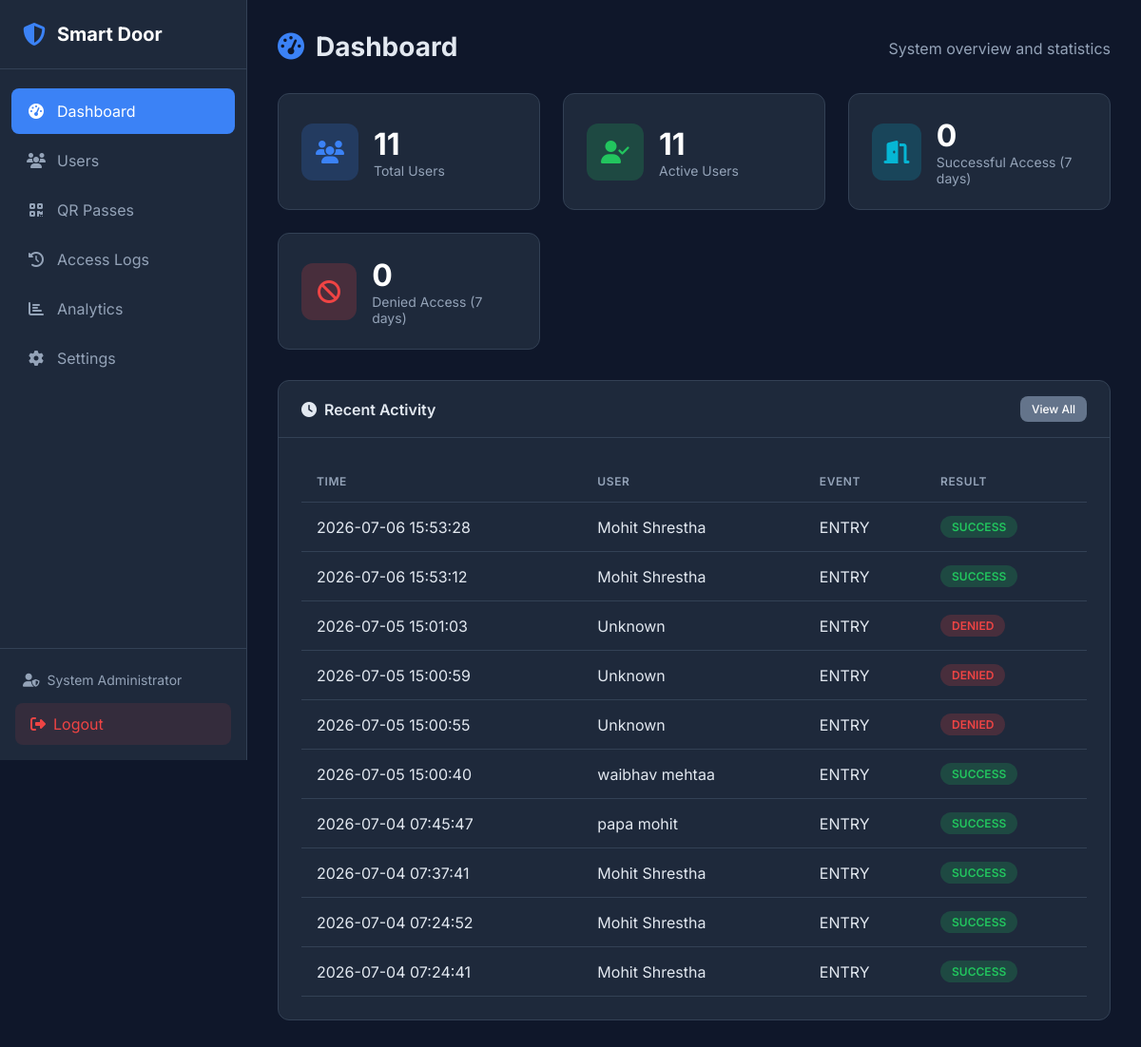
The page /dashboard (signed in) on the database as committed earlier.
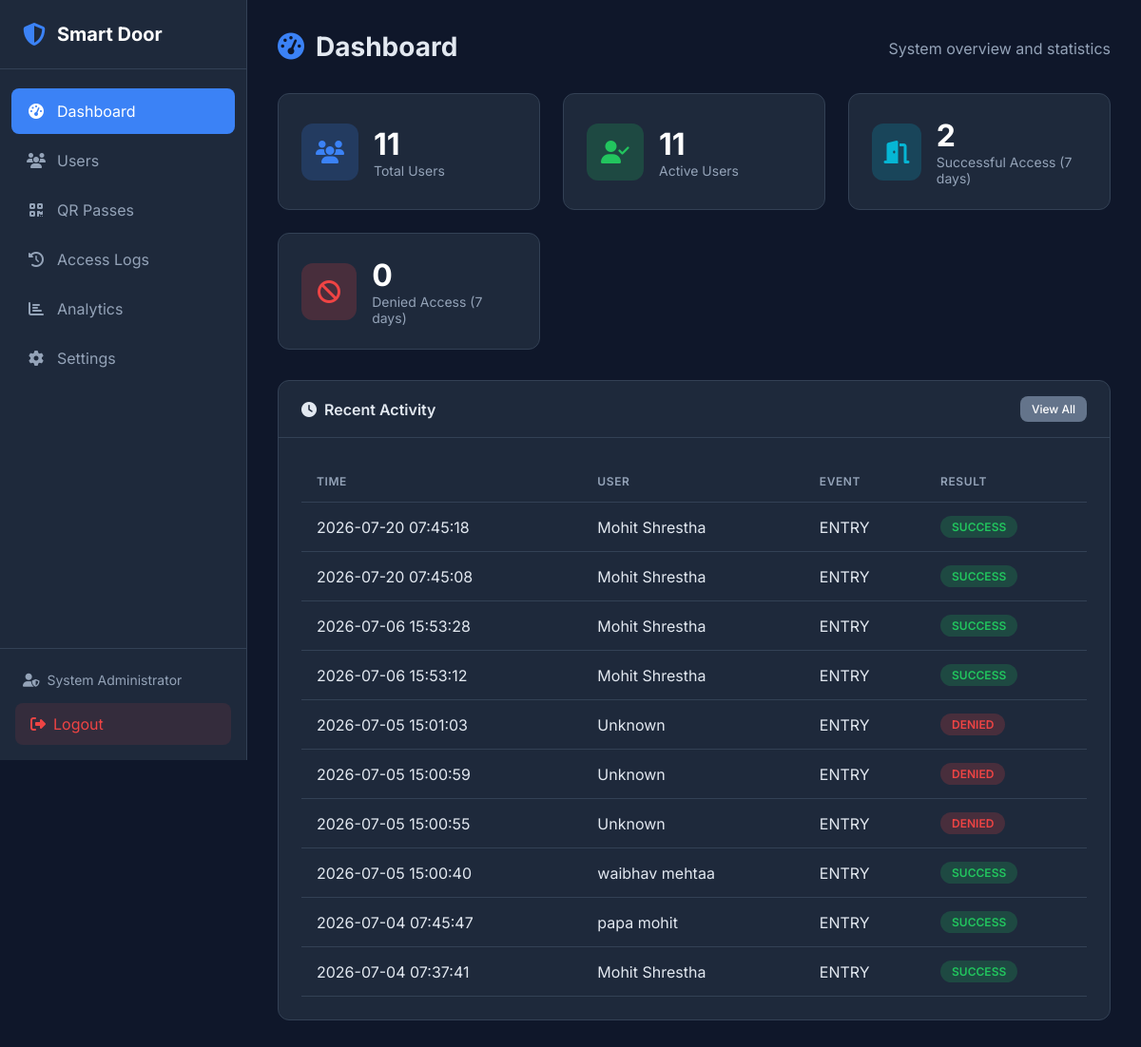
The same page on the database as committed later.
### tables this page shows
CREATE TABLE admin (
    id INTEGER PRIMARY KEY AUTOINCREMENT,
    username VARCHAR(50) UNIQUE NOT NULL,
    password_hash VARCHAR(255) NOT NULL,
    email VARCHAR(100) UNIQUE NOT NULL,
    full_name VARCHAR(100) NOT NULL,
    is_active BOOLEAN DEFAULT 1,
    login_attempts INTEGER DEFAULT 0,
    locked_until DATETIME NULL,
    created_at DATETIME DEFAULT CURRENT_TIMESTAMP,
    updated_at DATETIME DEFAULT CURRENT_TIMESTAMP,
    last_login DATETIME NULL
);

CREATE TABLE access_logs (
    id INTEGER PRIMARY KEY AUTOINCREMENT,
    user_id INTEGER,  -- NULL if unknown person
    employee_id VARCHAR(50),  -- Stored separately for historical reference
    user_name VARCHAR(100),  -- Stored separately for historical reference
    event_type VARCHAR(10) NOT NULL CHECK(event_type IN ('ENTRY', 'EXIT')),
    access_date DATE NOT NULL,
    access_time TIME NOT NULL,
    result VARCHAR(20) NOT NULL CHECK(result IN ('SUCCESS', 'FAILED', 'DENIED')),
    face_match BOOLEAN DEFAULT 0,
    fingerprint_match BOOLEAN DEFAULT 0,
    failure_reason VARCHAR(255),
    confidence_score FLOAT,
    ip_address VARCHAR(45),
    created_at DATETIME DEFAULT CURRENT_TIMESTAMP, qr_token VARCHAR(255) NULL, door VARCHAR(100) DEFAULT 'Main Entrance', camera VARCHAR(100) NULL, reason VARCHAR(255) NULL,
    FOREIGN KEY (user_id) REFERENCES users(id) ON DELETE SET NULL
);

### web/app.py (the view)
@app.route('/dashboard')
@login_required
def dashboard():
    stats = access_log_repo.get_stats(days=7)
    recent_logs = access_log_repo.get_recent_logs(limit=10)
    total_users = len(user_repo.get_all())
    active_users = len(user_repo.get_all(active_only=True))
    return render_template('dashboard.html',
                          stats=stats,
                          recent_logs=recent_logs,
                          total_users=total_users,
                          active_users=active_users)

### database/db_manager.py (called while the page is built, shortened)
    def _get_connection(self) -> sqlite3.Connection:
        return self._local.connection

    def execute(self, query: str, params: tuple = ()) -> sqlite3.Cursor:
        conn = self._get_connection()
        cursor = conn.cursor()
        cursor.execute(query, params)
        return cursor

    def get_by_id(self, admin_id: int) -> Optional[Dict]:
        cursor = self.db.execute(
            "SELECT * FROM admin WHERE id = ?",
            (admin_id,)
        )
        row = cursor.fetchone()
        return dict(row) if row else None

    def get_all(self, active_only: bool = False) -> List[Dict]:
        query = "SELECT * FROM users"
        if active_only:
            query += " WHERE is_active = 1"
        query += " ORDER BY first_name, last_name"
        cursor = self.db.execute(query)
        return [dict(row) for row in cursor.fetchall()]

    def get_recent_logs(self, limit: int = 50) -> List[Dict]:
        cursor = self.db.execute(
            """SELECT * FROM access_logs
               ORDER BY created_at DESC LIMIT ?""",
            (limit,)
        )
        return [dict(row) for row in cursor.fetchall()]

    def get_stats(self, days: int = 7) -> Dict:
        cursor = self.db.execute(
            """SELECT
                COUNT(*) as total,
                SUM(CASE WHEN result = 'SUCCESS' THEN 1 ELSE 0 END) as successful,
                SUM(CASE WHEN result = 'FAILED' THEN 1 ELSE 0 END) as failed,
                SUM(CASE WHEN result = 'DENIED' THEN 1 ELSE 0 END) as denied
               FROM access_logs
               WHERE access_date >= date('now', ?)""",
            (f'-{days} days',)
        )
        row = cursor.fetchone()
        return dict(row) if row else {'total': 0, 'successful': 0, 'failed': 0, 'denied': 0}

### web/app.py (called while the page is built)
def login_required(f):
    @wraps(f)
    def decorated_function(*args, **kwargs):
        if 'admin_id' not in session:
            flash('Please log in to access this page.', 'warning')
            return redirect(url_for('login'))
        admin = admin_repo.get_by_id(session['admin_id'])
        if not admin or not admin.get('is_active', False):
            session.clear()
            flash('Your session has expired.', 'warning')
            return redirect(url_for('login'))
        g.admin = admin
        return f(*args, **kwargs)
    return decorated_function

### web/templates/dashboard.html (shortened to what this page needs)
{% extends "base.html" %}
{% block content %}
<div class="page-header">
    <h1><i class="fas fa-tachometer-alt"></i> Dashboard</h1>
    <p>System overview and statistics</p>
</div>
<div class="stats-grid">
    <div class="stat-card">
        <div class="stat-icon bg-primary">
            <i class="fas fa-users"></i>
        </div>
        <div class="stat-info">
            <h3>{{ total_users }}</h3>
            <p>Total Users</p>
        </div>
    </div>
    <div class="stat-card">
        <div class="stat-icon bg-success">
            <i class="fas fa-user-check"></i>
        </div>
        <div class="stat-info">
            <h3>{{ active_users }}</h3>
            <p>Active Users</p>
        </div>
    </div>
    <div class="stat-card">
        <div class="stat-icon bg-info">
            <i class="fas fa-door-open"></i>
        </div>
        <div class="stat-info">
            <h3>{{ stats.successful or 0 }}</h3>
            <p>Successful Access (7 days)</p>
        </div>
    </div>
    <div class="stat-card">
        <div class="stat-icon bg-danger">
            <i class="fas fa-ban"></i>
        </div>
        <div class="stat-info">
            <h3>{{ stats.denied or 0 }}</h3>
            <p>Denied Access (7 days)</p>
        </div>
    </div>
</div>
<div class="card">
    <div class="card-header">
        <h2><i class="fas fa-clock"></i> Recent Activity</h2>
        <a href="{{ url_for('logs') }}" class="btn btn-sm btn-secondary">View All</a>
    </div>
    <div class="card-body">
        {% if recent_logs %}
        <table class="table">
            <thead>
                <tr>
                    <th>Time</th>
                    <th>User</th>
                    <th>Event</th>
                    <th>Result</th>
                </tr>
            </thead>
            <tbody>
                {% for log in recent_logs %}
                <tr>
                    <td>{{ log.access_date }} {{ log.access_time }}</td>
                    <td>{{ log.user_name or 'Unknown' }}</td>
                    <td>{{ log.event_type }}</td>
                    <td>
                        <span class="badge badge-{{ 'success' if log.result == 'SUCCESS' else 'danger' }}">
                            {{ log.result }}
                        </span>
                    </td>
                </tr>
                {% endfor %}
            </tbody>
        </table>
        {% else %}
        <p class="text-muted">No recent activity</p>
        {% endif %}
    </div>
</div>
{% endblock %}

### web/templates/base.html (shortened to what this page needs)
<!DOCTYPE html>
<html lang="en">
<head>
    <link rel="stylesheet" href="{{ url_for('static', filename='css/style.css') }}">
    <link rel="stylesheet" href="https://cdnjs.cloudflare.com/ajax/libs/font-awesome/6.4.0/css/all.min.css">
</head>
<body>
    {% if session.get('admin_id') %}
    <nav class="sidebar">
        <div class="sidebar-header">
            <i class="fas fa-shield-alt"></i>
            <span>Smart Door</span>
        </div>
        <ul class="nav-menu">
            <li class="nav-item">
                <a href="{{ url_for('dashboard') }}" class="nav-link {% if request.endpoint == 'dashboard' %}active{% endif %}">
                    <i class="fas fa-tachometer-alt"></i>
                    <span>Dashboard</span>
                </a>
            </li>
            <li class="nav-item">
                <a href="{{ url_for('users') }}" class="nav-link {% if request.endpoint and 'user' in request.endpoint %}active{% endif %}">
                    <i class="fas fa-users"></i>
                    <span>Users</span>
                </a>
            </li>
            <li class="nav-item">
                <a href="{{ url_for('qr.dashboard') }}" class="nav-link {% if request.endpoint and 'qr.' in request.endpoint %}active{% endif %}">
                    <i class="fas fa-qrcode"></i>
                    <span>QR Passes</span>
                </a>
            </li>
            <li class="nav-item">
                <a href="{{ url_for('logs') }}" class="nav-link {% if request.endpoint == 'logs' %}active{% endif %}">
                    <i class="fas fa-history"></i>
                    <span>Access Logs</span>
                </a>
            </li>
            <li class="nav-item">
                <a href="{{ url_for('analytics') }}" class="nav-link {% if request.endpoint == 'analytics' %}active{% endif %}">
                    <i class="fas fa-chart-bar"></i>
                    <span>Analytics</span>
                </a>
            </li>
            <li class="nav-item">
                <a href="{{ url_for('settings') }}" class="nav-link {% if request.endpoint == 'settings' %}active{% endif %}">
                    <i class="fas fa-cog"></i>
                    <span>Settings</span>
                </a>
            </li>
        </ul>
        <div class="sidebar-footer">
            <div class="admin-info">
                <i class="fas fa-user-shield"></i>
                <span>{{ session.get('admin_name', 'Admin') }}</span>
            </div>
            <a href="{{ url_for('logout') }}" class="logout-btn">
                <i class="fas fa-sign-out-alt"></i>
                <span>Logout</span>
            </a>
        </div>
    </nav>
    {% endif %}
    <main class="main-content {% if not session.get('admin_id') %}full-width{% endif %}">
        {% block content %}{% endblock %}
    </main>
</body>
</html>

### web/static/css/style.css (style rules this page uses)
:root { --primary: #3b82f6; --primary-dark: #2563eb; --secondary: #64748b; --success: #22c55e; --danger: #ef4444; --warning: #f59e0b; --info: #06b6d4; --dark: #1e293b; --darker: #0f172a; --light: #f1f5f9; --white: #ffffff; --border: #334155; --text: #e2e8f0; --text-muted: #94a3b8; --sidebar-width: 260px; }
* { margin: 0; padding: 0; box-sizing: border-box; }
body { font-family: 'Inter', -apple-system, BlinkMacSystemFont, sans-serif; background-color: var(--darker); color: var(--text); min-height: 100vh; display: flex; }
a { text-decoration: none; color: inherit; }
.sidebar { width: var(--sidebar-width); height: 100vh; background: var(--dark); position: fixed; left: 0; top: 0; display: flex; flex-direction: column; border-right: 1px solid var(--border); }
.sidebar-header { padding: 1.5rem; display: flex; align-items: center; gap: 0.75rem; border-bottom: 1px solid var(--border); }
.sidebar-header i { font-size: 1.5rem; color: var(--primary); }
.sidebar-header span { font-size: 1.25rem; font-weight: 700; color: var(--white); }
.nav-menu { list-style: none; padding: 1rem 0; flex: 1; }
.nav-item { margin: 0.25rem 0.75rem; }
.nav-link { display: flex; align-items: center; gap: 0.75rem; padding: 0.875rem 1rem; border-radius: 0.5rem; transition: all 0.2s; color: var(--text-muted); }
.nav-link.active { background: var(--primary); color: var(--white); }
.nav-link i { width: 1.25rem; text-align: center; }
.sidebar-footer { padding: 1rem; border-top: 1px solid var(--border); }
.admin-info { display: flex; align-items: center; gap: 0.5rem; padding: 0.5rem; font-size: 0.875rem; color: var(--text-muted); margin-bottom: 0.5rem; }
.logout-btn { display: flex; align-items: center; gap: 0.5rem; padding: 0.75rem 1rem; background: rgba(239, 68, 68, 0.1); color: var(--danger); border-radius: 0.5rem; transition: all 0.2s; }
.main-content { flex: 1; margin-left: var(--sidebar-width); padding: 2rem; min-height: 100vh; }
.page-header { display: flex; justify-content: space-between; align-items: center; margin-bottom: 2rem; }
.page-header h1 { font-size: 1.75rem; font-weight: 700; display: flex; align-items: center; gap: 0.75rem; }
.page-header h1 i { color: var(--primary); }
.page-header p { color: var(--text-muted); margin-top: 0.25rem; }
.card { background: var(--dark); border-radius: 0.75rem; border: 1px solid var(--border); margin-bottom: 1.5rem; }
.card-header { padding: 1rem 1.5rem; border-bottom: 1px solid var(--border); display: flex; justify-content: space-between; align-items: center; }
.card-header h2 { font-size: 1rem; font-weight: 600; display: flex; align-items: center; gap: 0.5rem; }
.card-body { padding: 1.5rem; }
.stats-grid { display: grid; grid-template-columns: repeat(auto-fit, minmax(240px, 1fr)); gap: 1.5rem; margin-bottom: 2rem; }
.stat-card { background: var(--dark); border-radius: 0.75rem; border: 1px solid var(--border); padding: 1.5rem; display: flex; align-items: center; gap: 1rem; }
.stat-icon { width: 60px; height: 60px; border-radius: 0.75rem; display: flex; align-items: center; justify-content: center; font-size: 1.5rem; }
.stat-icon.bg-primary { background: rgba(59, 130, 246, 0.2); color: var(--primary); }
.stat-icon.bg-success { background: rgba(34, 197, 94, 0.2); color: var(--success); }
.stat-icon.bg-danger { background: rgba(239, 68, 68, 0.2); color: var(--danger); }
.stat-icon.bg-info { background: rgba(6, 182, 212, 0.2); color: var(--info); }
.stat-info h3 { font-size: 2rem; font-weight: 700; color: var(--white); }
.stat-info p { color: var(--text-muted); font-size: 0.875rem; }
.table { width: 100%; border-collapse: collapse; }
.table th, .table td { padding: 0.875rem 1rem; text-align: left; border-bottom: 1px solid var(--border); }
.table th { font-weight: 600; color: var(--text-muted); font-size: 0.75rem; text-transform: uppercase; letter-spacing: 0.05em; }
.badge { display: inline-block; padding: 0.25rem 0.75rem; border-radius: 9999px; font-size: 0.75rem; font-weight: 600; text-transform: uppercase; }
.badge-success { background: rgba(34, 197, 94, 0.2); color: var(--success); }
.badge-danger { background: rgba(239, 68, 68, 0.2); color: var(--danger); }
.btn { display: inline-flex; align-items: center; gap: 0.5rem; padding: 0.625rem 1.25rem; border-radius: 0.5rem; font-weight: 500; font-size: 0.875rem; border: none; cursor: pointer; transition: all 0.2s; }
.btn-sm { padding: 0.375rem 0.75rem; font-size: 0.75rem; }
.btn-secondary { background: var(--secondary); color: var(--white); }

Rows that differ between the two databases and show on the page:
no longer on this page (row unchanged): access_logs: access_date "2026-07-04", access_time "07:24:52", user_name "Mohit Shrestha", event_type "ENTRY", result "SUCCESS"
no longer on this page (row unchanged): access_logs: access_date "2026-07-04", access_time "07:24:41", user_name "Mohit Shrestha", event_type "ENTRY", result "SUCCESS"
added access_logs: access_date "2026-07-20", access_time "07:45:18", user_name "Mohit Shrestha", event_type "ENTRY", result "SUCCESS"
added access_logs: access_date "2026-07-20", access_time "07:45:08", user_name "Mohit Shrestha", event_type "ENTRY", result "SUCCESS"
Other text that changed with them:
{{ stats.successful or 0 }}: "0" → "2"
